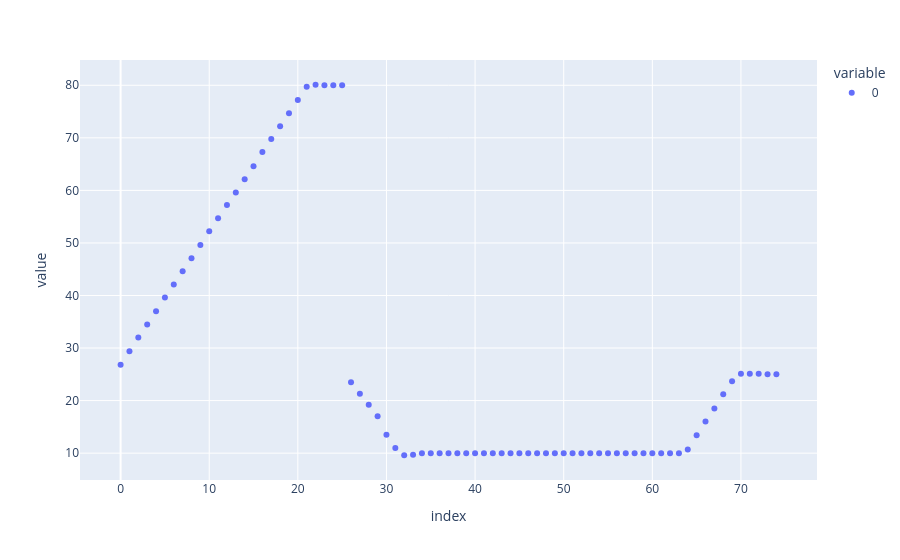

The code cell stored with this chart in its notebook:
### Code cell
px.scatter(Exp292_12_10C.get_T_profile())

### Figure 1 — Plotly figure (JSON) as saved in the notebook; plotly's stock layout.template omitted (floating-point values rounded to 4 significant figures)
{"data": [{"hovertemplate": "variable=0<br>index=%{x}<br>value=%{y}<extra></extra>", "legendgroup": "0", "marker": {"color": "#636efa", "symbol": "circle"}, "mode": "markers", "name": "0", "orientation": "v", "showlegend": true, "type": "scatter", "x": [0, 1, 2, 3, 4, 5, 6, 7, 8, 9, 10, 11, 12, 13, 14, 15, 16, 17, 18, 19, 20, 21, 22, 23, 24, 25, 26, 27, 28, 29, 30, 31, 32, 33, 34, 35, 36, 37, 38, 39, 40, 41, 42, 43, 44, 45, 46, 47, 48, 49, 50, 51, 52, 53, 54, 55, 56, 57, 58, 59, 60, 61, 62, 63, 64, 65, 66, 67, 68, 69, 70, 71, 72, 73, 74], "xaxis": "x", "y": [26.8, 29.4, 32.0, 34.5, 37.0, 39.6, 42.1, 44.6, 47.1, 49.6, 52.2, 54.7, 57.2, 59.6, 62.1, 64.6, 67.3, 69.8, 72.2, 74.7, 77.2, 79.7, 80.1, 80.0, 80.0, 80.0, 23.5, 21.3, 19.2, 17.0, 13.5, 11.0, 9.6, 9.7, 10.0, 10.0, 10.0, 10.0, 10.0, 10.0, 10.0, 10.0, 10.0, 10.0, 10.0, 10.0, 10.0, 10.0, 10.0, 10.0, 10.0, 10.0, 10.0, 10.0, 10.0, 10.0, 10.0, 10.0, 10.0, 10.0, 10.0, 10.0, 10.0, 10.0, 10.7, 13.4, 16.0, 18.5, 21.2, 23.7, 25.1, 25.1, 25.1, 25.0, 25.0], "yaxis": "y"}], "layout": {"legend": {"title": {"text": "variable"}, "tracegroupgap": 0}, "margin": {"t": 60}, "xaxis": {"anchor": "y", "domain": [0, 1], "title": {"text": "index"}}, "yaxis": {"anchor": "x", "domain": [0, 1], "title": {"text": "value"}}}}
